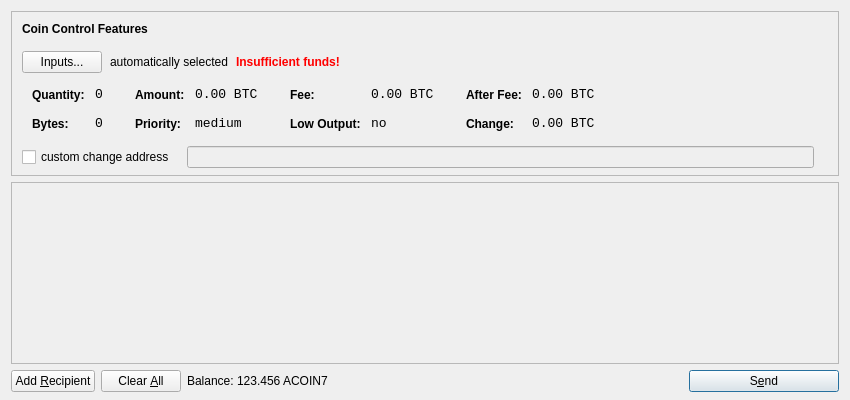
<?xml version="1.0" encoding="UTF-8"?>
<ui version="4.0">
 <class>SendCoinsDialog</class>
 <widget class="QDialog" name="SendCoinsDialog">
  <property name="geometry">
   <rect>
    <x>0</x>
    <y>0</y>
    <width>850</width>
    <height>400</height>
   </rect>
  </property>
  <property name="windowTitle">
   <string>Send Coins</string>
  </property>
  <layout class="QVBoxLayout" name="verticalLayout" stretch="0,1,0">
   <property name="bottomMargin">
    <number>8</number>
   </property>
   <item>
    <widget class="QFrame" name="frameCoinControl">
     <property name="sizePolicy">
      <sizepolicy hsizetype="Expanding" vsizetype="Expanding">
       <horstretch>0</horstretch>
       <verstretch>0</verstretch>
      </sizepolicy>
     </property>
     <property name="maximumSize">
      <size>
       <width>16777215</width>
       <height>16777215</height>
      </size>
     </property>
     <property name="frameShape">
      <enum>QFrame::StyledPanel</enum>
     </property>
     <property name="frameShadow">
      <enum>QFrame::Sunken</enum>
     </property>
     <layout class="QVBoxLayout" name="verticalLayoutCoinControl2">
      <property name="spacing">
       <number>-1</number>
      </property>
      <property name="leftMargin">
       <number>0</number>
      </property>
      <property name="topMargin">
       <number>0</number>
      </property>
      <property name="rightMargin">
       <number>0</number>
      </property>
      <property name="bottomMargin">
       <number>6</number>
      </property>
      <item>
       <layout class="QVBoxLayout" name="verticalLayoutCoinControl" stretch="0,0,0,0,1">
        <property name="spacing">
         <number>0</number>
        </property>
        <property name="leftMargin">
         <number>10</number>
        </property>
        <property name="topMargin">
         <number>10</number>
        </property>
        <item>
         <layout class="QHBoxLayout" name="horizontalLayoutCoinControl1">
          <property name="bottomMargin">
           <number>15</number>
          </property>
          <item>
           <widget class="QLabel" name="labelCoinControlFeatures">
            <property name="sizePolicy">
             <sizepolicy hsizetype="Preferred" vsizetype="Maximum">
              <horstretch>0</horstretch>
              <verstretch>0</verstretch>
             </sizepolicy>
            </property>
            <property name="font">
             <font>
              <weight>75</weight>
              <bold>true</bold>
             </font>
            </property>
            <property name="styleSheet">
             <string notr="true">font-weight:bold;</string>
            </property>
            <property name="text">
             <string>Coin Control Features</string>
            </property>
           </widget>
          </item>
         </layout>
        </item>
        <item>
         <layout class="QHBoxLayout" name="horizontalLayoutCoinControl2" stretch="0,0,0,0">
          <property name="spacing">
           <number>8</number>
          </property>
          <property name="bottomMargin">
           <number>10</number>
          </property>
          <item>
           <widget class="QPushButton" name="pushButtonCoinControl">
            <property name="styleSheet">
             <string notr="true"/>
            </property>
            <property name="text">
             <string>Inputs...</string>
            </property>
           </widget>
          </item>
          <item>
           <widget class="QLabel" name="labelCoinControlAutomaticallySelected">
            <property name="text">
             <string>automatically selected</string>
            </property>
            <property name="margin">
             <number>5</number>
            </property>
           </widget>
          </item>
          <item>
           <widget class="QLabel" name="labelCoinControlInsuffFunds">
            <property name="font">
             <font>
              <weight>75</weight>
              <bold>true</bold>
             </font>
            </property>
            <property name="styleSheet">
             <string notr="true">color:red;font-weight:bold;</string>
            </property>
            <property name="text">
             <string>Insufficient funds!</string>
            </property>
            <property name="margin">
             <number>5</number>
            </property>
           </widget>
          </item>
          <item>
           <spacer name="horizontalSpacerCoinControl">
            <property name="orientation">
             <enum>Qt::Horizontal</enum>
            </property>
            <property name="sizeHint" stdset="0">
             <size>
              <width>40</width>
              <height>1</height>
             </size>
            </property>
           </spacer>
          </item>
         </layout>
        </item>
        <item>
         <widget class="QWidget" name="widgetCoinControl" native="true">
          <property name="sizePolicy">
           <sizepolicy hsizetype="Preferred" vsizetype="Preferred">
            <horstretch>0</horstretch>
            <verstretch>0</verstretch>
           </sizepolicy>
          </property>
          <property name="minimumSize">
           <size>
            <width>0</width>
            <height>0</height>
           </size>
          </property>
          <property name="styleSheet">
           <string notr="true"/>
          </property>
          <layout class="QHBoxLayout" name="horizontalLayoutCoinControl5">
           <property name="margin">
            <number>0</number>
           </property>
           <item>
            <layout class="QHBoxLayout" name="horizontalLayoutCoinControl3" stretch="0,0,0,1">
             <property name="spacing">
              <number>20</number>
             </property>
             <property name="topMargin">
              <number>0</number>
             </property>
             <property name="bottomMargin">
              <number>10</number>
             </property>
             <item>
              <layout class="QFormLayout" name="formLayoutCoinControl1">
               <property name="horizontalSpacing">
                <number>10</number>
               </property>
               <property name="verticalSpacing">
                <number>14</number>
               </property>
               <property name="leftMargin">
                <number>10</number>
               </property>
               <property name="topMargin">
                <number>4</number>
               </property>
               <property name="rightMargin">
                <number>6</number>
               </property>
               <item row="0" column="0">
                <widget class="QLabel" name="labelCoinControlQuantityText">
                 <property name="styleSheet">
                  <string notr="true">font-weight:bold;</string>
                 </property>
                 <property name="text">
                  <string>Quantity:</string>
                 </property>
                 <property name="margin">
                  <number>0</number>
                 </property>
                </widget>
               </item>
               <item row="0" column="1">
                <widget class="QLabel" name="labelCoinControlQuantity">
                 <property name="font">
                  <font>
                   <family>Monospace</family>
                   <pointsize>10</pointsize>
                  </font>
                 </property>
                 <property name="cursor">
                  <cursorShape>IBeamCursor</cursorShape>
                 </property>
                 <property name="contextMenuPolicy">
                  <enum>Qt::ActionsContextMenu</enum>
                 </property>
                 <property name="text">
                  <string notr="true">0</string>
                 </property>
                 <property name="margin">
                  <number>0</number>
                 </property>
                 <property name="textInteractionFlags">
                  <set>Qt::LinksAccessibleByMouse|Qt::TextSelectableByKeyboard|Qt::TextSelectableByMouse</set>
                 </property>
                </widget>
               </item>
               <item row="1" column="0">
                <widget class="QLabel" name="labelCoinControlBytesText">
                 <property name="styleSheet">
                  <string notr="true">font-weight:bold;</string>
                 </property>
                 <property name="text">
                  <string>Bytes:</string>
                 </property>
                </widget>
               </item>
               <item row="1" column="1">
                <widget class="QLabel" name="labelCoinControlBytes">
                 <property name="font">
                  <font>
                   <family>Monospace</family>
                   <pointsize>10</pointsize>
                  </font>
                 </property>
                 <property name="cursor">
                  <cursorShape>IBeamCursor</cursorShape>
                 </property>
                 <property name="contextMenuPolicy">
                  <enum>Qt::ActionsContextMenu</enum>
                 </property>
                 <property name="text">
                  <string notr="true">0</string>
                 </property>
                 <property name="textInteractionFlags">
                  <set>Qt::LinksAccessibleByMouse|Qt::TextSelectableByKeyboard|Qt::TextSelectableByMouse</set>
                 </property>
                </widget>
               </item>
              </layout>
             </item>
             <item>
              <layout class="QFormLayout" name="formLayoutCoinControl2">
               <property name="horizontalSpacing">
                <number>10</number>
               </property>
               <property name="verticalSpacing">
                <number>14</number>
               </property>
               <property name="leftMargin">
                <number>6</number>
               </property>
               <property name="topMargin">
                <number>4</number>
               </property>
               <property name="rightMargin">
                <number>6</number>
               </property>
               <item row="0" column="0">
                <widget class="QLabel" name="labelCoinControlAmountText">
                 <property name="styleSheet">
                  <string notr="true">font-weight:bold;</string>
                 </property>
                 <property name="text">
                  <string>Amount:</string>
                 </property>
                 <property name="margin">
                  <number>0</number>
                 </property>
                </widget>
               </item>
               <item row="0" column="1">
                <widget class="QLabel" name="labelCoinControlAmount">
                 <property name="font">
                  <font>
                   <family>Monospace</family>
                   <pointsize>10</pointsize>
                  </font>
                 </property>
                 <property name="cursor">
                  <cursorShape>IBeamCursor</cursorShape>
                 </property>
                 <property name="contextMenuPolicy">
                  <enum>Qt::ActionsContextMenu</enum>
                 </property>
                 <property name="text">
                  <string notr="true">0.00 BTC</string>
                 </property>
                 <property name="textInteractionFlags">
                  <set>Qt::LinksAccessibleByMouse|Qt::TextSelectableByKeyboard|Qt::TextSelectableByMouse</set>
                 </property>
                </widget>
               </item>
               <item row="1" column="0">
                <widget class="QLabel" name="labelCoinControlPriorityText">
                 <property name="styleSheet">
                  <string notr="true">font-weight:bold;</string>
                 </property>
                 <property name="text">
                  <string>Priority:</string>
                 </property>
                </widget>
               </item>
               <item row="1" column="1">
                <widget class="QLabel" name="labelCoinControlPriority">
                 <property name="font">
                  <font>
                   <family>Monospace</family>
                   <pointsize>10</pointsize>
                  </font>
                 </property>
                 <property name="cursor">
                  <cursorShape>IBeamCursor</cursorShape>
                 </property>
                 <property name="contextMenuPolicy">
                  <enum>Qt::ActionsContextMenu</enum>
                 </property>
                 <property name="text">
                  <string>medium</string>
                 </property>
                 <property name="textInteractionFlags">
                  <set>Qt::LinksAccessibleByMouse|Qt::TextSelectableByKeyboard|Qt::TextSelectableByMouse</set>
                 </property>
                </widget>
               </item>
              </layout>
             </item>
             <item>
              <layout class="QFormLayout" name="formLayoutCoinControl3">
               <property name="horizontalSpacing">
                <number>10</number>
               </property>
               <property name="verticalSpacing">
                <number>14</number>
               </property>
               <property name="leftMargin">
                <number>6</number>
               </property>
               <property name="topMargin">
                <number>4</number>
               </property>
               <property name="rightMargin">
                <number>6</number>
               </property>
               <item row="0" column="0">
                <widget class="QLabel" name="labelCoinControlFeeText">
                 <property name="styleSheet">
                  <string notr="true">font-weight:bold;</string>
                 </property>
                 <property name="text">
                  <string>Fee:</string>
                 </property>
                 <property name="margin">
                  <number>0</number>
                 </property>
                </widget>
               </item>
               <item row="0" column="1">
                <widget class="QLabel" name="labelCoinControlFee">
                 <property name="font">
                  <font>
                   <family>Monospace</family>
                   <pointsize>10</pointsize>
                  </font>
                 </property>
                 <property name="cursor">
                  <cursorShape>IBeamCursor</cursorShape>
                 </property>
                 <property name="contextMenuPolicy">
                  <enum>Qt::ActionsContextMenu</enum>
                 </property>
                 <property name="text">
                  <string notr="true">0.00 BTC</string>
                 </property>
                 <property name="textInteractionFlags">
                  <set>Qt::LinksAccessibleByMouse|Qt::TextSelectableByKeyboard|Qt::TextSelectableByMouse</set>
                 </property>
                </widget>
               </item>
               <item row="1" column="0">
                <widget class="QLabel" name="labelCoinControlLowOutputText">
                 <property name="styleSheet">
                  <string notr="true">font-weight:bold;</string>
                 </property>
                 <property name="text">
                  <string>Low Output:</string>
                 </property>
                </widget>
               </item>
               <item row="1" column="1">
                <widget class="QLabel" name="labelCoinControlLowOutput">
                 <property name="font">
                  <font>
                   <family>Monospace</family>
                   <pointsize>10</pointsize>
                  </font>
                 </property>
                 <property name="cursor">
                  <cursorShape>IBeamCursor</cursorShape>
                 </property>
                 <property name="contextMenuPolicy">
                  <enum>Qt::ActionsContextMenu</enum>
                 </property>
                 <property name="text">
                  <string>no</string>
                 </property>
                 <property name="textInteractionFlags">
                  <set>Qt::LinksAccessibleByMouse|Qt::TextSelectableByKeyboard|Qt::TextSelectableByMouse</set>
                 </property>
                </widget>
               </item>
              </layout>
             </item>
             <item>
              <layout class="QFormLayout" name="formLayoutCoinControl4">
               <property name="horizontalSpacing">
                <number>10</number>
               </property>
               <property name="verticalSpacing">
                <number>14</number>
               </property>
               <property name="leftMargin">
                <number>6</number>
               </property>
               <property name="topMargin">
                <number>4</number>
               </property>
               <property name="rightMargin">
                <number>6</number>
               </property>
               <item row="0" column="0">
                <widget class="QLabel" name="labelCoinControlAfterFeeText">
                 <property name="styleSheet">
                  <string notr="true">font-weight:bold;</string>
                 </property>
                 <property name="text">
                  <string>After Fee:</string>
                 </property>
                 <property name="margin">
                  <number>0</number>
                 </property>
                </widget>
               </item>
               <item row="0" column="1">
                <widget class="QLabel" name="labelCoinControlAfterFee">
                 <property name="font">
                  <font>
                   <family>Monospace</family>
                   <pointsize>10</pointsize>
                  </font>
                 </property>
                 <property name="cursor">
                  <cursorShape>IBeamCursor</cursorShape>
                 </property>
                 <property name="contextMenuPolicy">
                  <enum>Qt::ActionsContextMenu</enum>
                 </property>
                 <property name="text">
                  <string notr="true">0.00 BTC</string>
                 </property>
                 <property name="textInteractionFlags">
                  <set>Qt::LinksAccessibleByMouse|Qt::TextSelectableByKeyboard|Qt::TextSelectableByMouse</set>
                 </property>
                </widget>
               </item>
               <item row="1" column="0">
                <widget class="QLabel" name="labelCoinControlChangeText">
                 <property name="styleSheet">
                  <string notr="true">font-weight:bold;</string>
                 </property>
                 <property name="text">
                  <string>Change:</string>
                 </property>
                </widget>
               </item>
               <item row="1" column="1">
                <widget class="QLabel" name="labelCoinControlChange">
                 <property name="font">
                  <font>
                   <family>Monospace</family>
                   <pointsize>10</pointsize>
                  </font>
                 </property>
                 <property name="cursor">
                  <cursorShape>IBeamCursor</cursorShape>
                 </property>
                 <property name="contextMenuPolicy">
                  <enum>Qt::ActionsContextMenu</enum>
                 </property>
                 <property name="text">
                  <string notr="true">0.00 BTC</string>
                 </property>
                 <property name="textInteractionFlags">
                  <set>Qt::LinksAccessibleByMouse|Qt::TextSelectableByKeyboard|Qt::TextSelectableByMouse</set>
                 </property>
                </widget>
               </item>
              </layout>
             </item>
            </layout>
           </item>
          </layout>
         </widget>
        </item>
        <item>
         <layout class="QHBoxLayout" name="horizontalLayoutCoinControl4" stretch="0,0,0">
          <property name="spacing">
           <number>12</number>
          </property>
          <property name="sizeConstraint">
           <enum>QLayout::SetDefaultConstraint</enum>
          </property>
          <property name="topMargin">
           <number>5</number>
          </property>
          <property name="rightMargin">
           <number>5</number>
          </property>
          <item>
           <widget class="QCheckBox" name="checkBoxCoinControlChange">
            <property name="text">
             <string>custom change address</string>
            </property>
           </widget>
          </item>
          <item>
           <widget class="QLineEdit" name="lineEditCoinControlChange">
            <property name="enabled">
             <bool>false</bool>
            </property>
            <property name="sizePolicy">
             <sizepolicy hsizetype="Expanding" vsizetype="Fixed">
              <horstretch>0</horstretch>
              <verstretch>0</verstretch>
             </sizepolicy>
            </property>
           </widget>
          </item>
          <item>
           <widget class="QLabel" name="labelCoinControlChangeLabel">
            <property name="sizePolicy">
             <sizepolicy hsizetype="Preferred" vsizetype="Expanding">
              <horstretch>0</horstretch>
              <verstretch>0</verstretch>
             </sizepolicy>
            </property>
            <property name="minimumSize">
             <size>
              <width>0</width>
              <height>0</height>
             </size>
            </property>
            <property name="text">
             <string/>
            </property>
            <property name="margin">
             <number>3</number>
            </property>
           </widget>
          </item>
         </layout>
        </item>
        <item>
         <spacer name="verticalSpacerCoinControl">
          <property name="orientation">
           <enum>Qt::Vertical</enum>
          </property>
          <property name="sizeHint" stdset="0">
           <size>
            <width>800</width>
            <height>1</height>
           </size>
          </property>
         </spacer>
        </item>
       </layout>
      </item>
     </layout>
    </widget>
   </item>
   <item>
    <widget class="QScrollArea" name="scrollArea">
     <property name="widgetResizable">
      <bool>true</bool>
     </property>
     <widget class="QWidget" name="scrollAreaWidgetContents">
      <property name="geometry">
       <rect>
        <x>0</x>
        <y>0</y>
        <width>830</width>
        <height>165</height>
       </rect>
      </property>
      <layout class="QVBoxLayout" name="verticalLayout_2">
       <property name="margin">
        <number>0</number>
       </property>
       <item>
        <layout class="QVBoxLayout" name="entries">
         <property name="spacing">
          <number>6</number>
         </property>
        </layout>
       </item>
       <item>
        <spacer name="verticalSpacer">
         <property name="orientation">
          <enum>Qt::Vertical</enum>
         </property>
         <property name="sizeHint" stdset="0">
          <size>
           <width>20</width>
           <height>40</height>
          </size>
         </property>
        </spacer>
       </item>
      </layout>
     </widget>
    </widget>
   </item>
   <item>
    <layout class="QHBoxLayout" name="horizontalLayout">
     <item>
      <widget class="QPushButton" name="addButton">
       <property name="toolTip">
        <string>Send to multiple recipients at once</string>
       </property>
       <property name="text">
        <string>Add &amp;Recipient</string>
       </property>
       <property name="icon">
        <iconset resource="../bitcoin.qrc">
         <normaloff>:/icons/add</normaloff>:/icons/add</iconset>
       </property>
       <property name="autoDefault">
        <bool>false</bool>
       </property>
      </widget>
     </item>
     <item>
      <widget class="QPushButton" name="clearButton">
       <property name="sizePolicy">
        <sizepolicy hsizetype="Minimum" vsizetype="Fixed">
         <horstretch>0</horstretch>
         <verstretch>0</verstretch>
        </sizepolicy>
       </property>
       <property name="toolTip">
        <string>Remove all transaction fields</string>
       </property>
       <property name="text">
        <string>Clear &amp;All</string>
       </property>
       <property name="icon">
        <iconset resource="../bitcoin.qrc">
         <normaloff>:/icons/remove</normaloff>:/icons/remove</iconset>
       </property>
       <property name="autoRepeatDelay">
        <number>300</number>
       </property>
       <property name="autoDefault">
        <bool>false</bool>
       </property>
      </widget>
     </item>
     <item>
      <layout class="QHBoxLayout" name="horizontalLayout_2">
       <property name="spacing">
        <number>3</number>
       </property>
       <item>
        <widget class="QLabel" name="label">
         <property name="text">
          <string>Balance:</string>
         </property>
        </widget>
       </item>
       <item>
        <widget class="QLabel" name="labelBalance">
         <property name="cursor">
          <cursorShape>IBeamCursor</cursorShape>
         </property>
         <property name="text">
          <string>123.456 ACOIN7</string>
         </property>
         <property name="textInteractionFlags">
          <set>Qt::LinksAccessibleByMouse|Qt::TextSelectableByKeyboard|Qt::TextSelectableByMouse</set>
         </property>
        </widget>
       </item>
      </layout>
     </item>
     <item>
      <spacer name="horizontalSpacer">
       <property name="orientation">
        <enum>Qt::Horizontal</enum>
       </property>
       <property name="sizeHint" stdset="0">
        <size>
         <width>40</width>
         <height>20</height>
        </size>
       </property>
      </spacer>
     </item>
     <item>
      <widget class="QPushButton" name="sendButton">
       <property name="minimumSize">
        <size>
         <width>150</width>
         <height>0</height>
        </size>
       </property>
       <property name="toolTip">
        <string>Confirm the send action</string>
       </property>
       <property name="text">
        <string>S&amp;end</string>
       </property>
       <property name="icon">
        <iconset resource="../bitcoin.qrc">
         <normaloff>:/icons/send</normaloff>:/icons/send</iconset>
       </property>
       <property name="default">
        <bool>true</bool>
       </property>
      </widget>
     </item>
    </layout>
   </item>
  </layout>
 </widget>
 <resources>
  <include location="../bitcoin.qrc"/>
 </resources>
 <connections/>
</ui>
